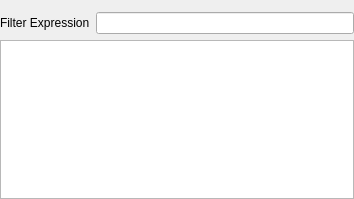
<ui version="4.0" >
<comment> Begin CVS Header </comment>
<comment>   $Source: /fs/turing/cvs/copasi_dev/copasi/UI/CQEFMListWidget.ui,v $ </comment>
<comment>   $Revision: 1.1 $ </comment>
<comment>   $Name: Build-33 $ </comment>
<comment>   $Author: shoops $ </comment>
<comment>   $Date: 2009/09/29 16:35:36 $ </comment>
<comment> End CVS Header </comment>

<comment> Copyright (C) 2008 by Pedro Mendes, Virginia Tech Intellectual </comment>
<comment> Properties, Inc., EML Research, gGmbH, University of Heidelberg, </comment>
<comment> and The University of Manchester. </comment>
<comment> All rights reserved. </comment>

 <class>CQEFMListWidget</class>
 <widget class="QWidget" name="CQEFMListWidget" >
  <property name="geometry" >
   <rect>
    <x>0</x>
    <y>0</y>
    <width>354</width>
    <height>199</height>
   </rect>
  </property>
  <property name="windowTitle" >
   <string>CQEFMListWidget</string>
  </property>
  <layout class="QGridLayout" name="gridLayout" >
   <property name="leftMargin" >
    <number>0</number>
   </property>
   <property name="topMargin" >
    <number>12</number>
   </property>
   <property name="rightMargin" >
    <number>0</number>
   </property>
   <property name="bottomMargin" >
    <number>0</number>
   </property>
   <item row="0" column="0" >
    <widget class="QLabel" name="mpLblFilter" >
     <property name="text" >
      <string>Filter Expression</string>
     </property>
    </widget>
   </item>
   <item row="0" column="1" >
    <widget class="QLineEdit" name="mpEditFilter" />
   </item>
   <item row="1" column="0" colspan="2" >
    <widget class="QTableView" name="mpEFMTable" >
     <property name="alternatingRowColors" >
      <bool>true</bool>
     </property>
     <property name="sortingEnabled" >
      <bool>true</bool>
     </property>
    </widget>
   </item>
  </layout>
 </widget>
 <resources/>
 <connections/>
</ui>
